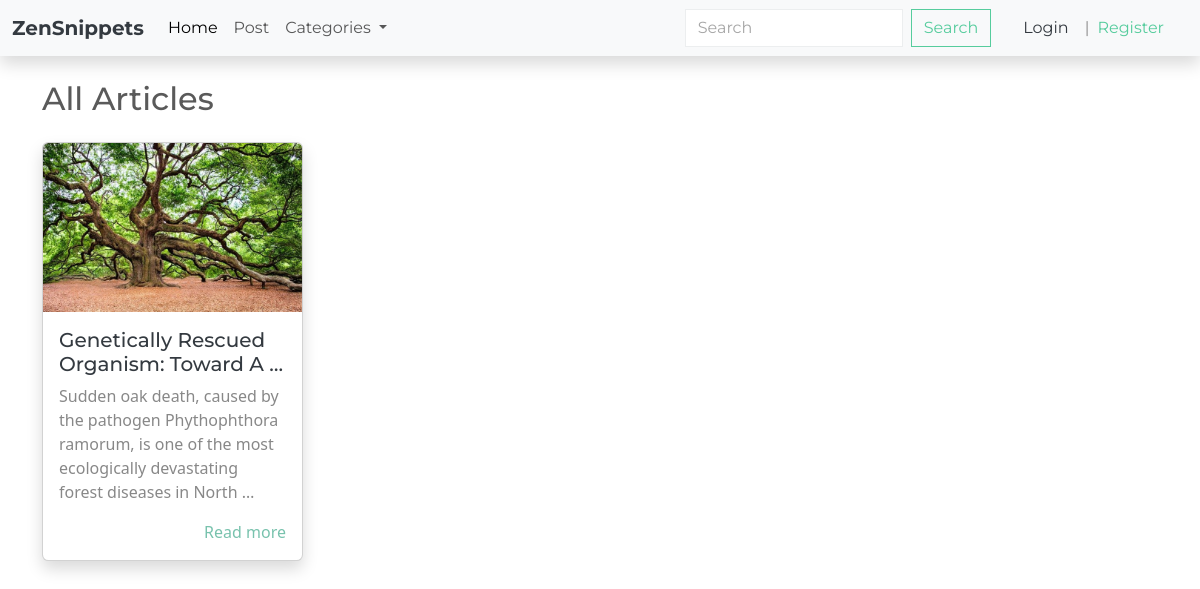
The app's page /, older data.
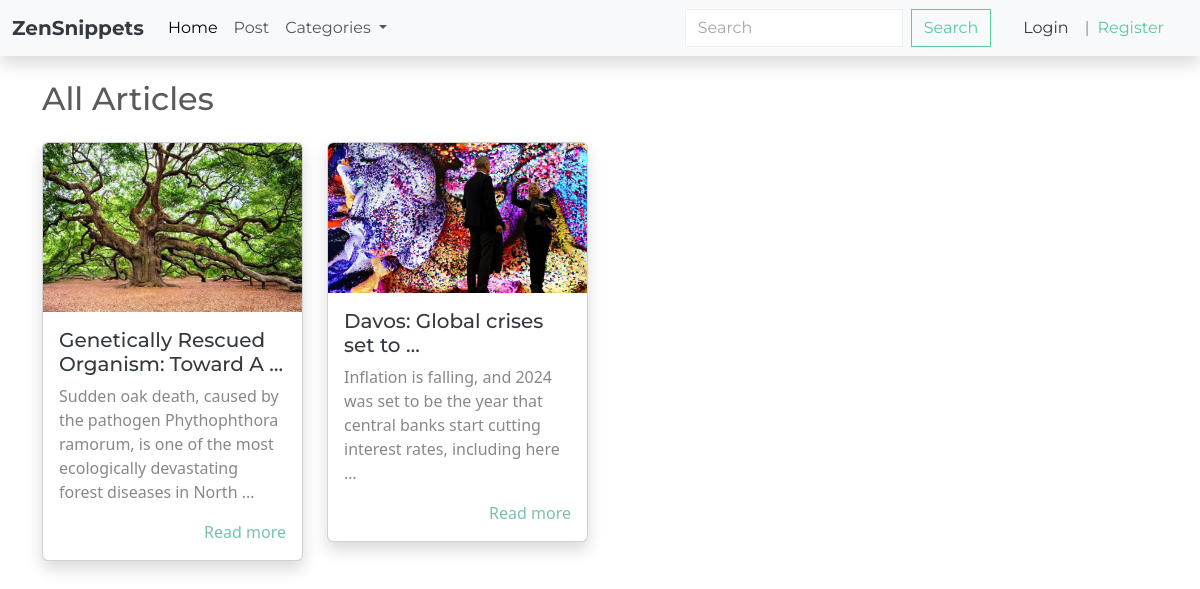
The same page, newer data.
### article/models.py (models this page shows, shortened)
class Article(models.Model):
    category = models.ForeignKey(Category, on_delete = models.CASCADE, default = 1 )
    title = models.CharField(max_length=100)
    content = models.TextField(max_length = 2000)
    img = models.ImageField(upload_to='article_images/', default= 'default_img.jpg')
    pub_date = models.DateField(auto_now= True)

### article/views.py (the view)
# urls.py: path('', index , name= 'index'),
def index(request):
    all_articles = Article.objects.all()
    context = {
        'articles': all_articles,
    }
    return render(request, 'article/index.html', context)

### article/models.py (called while the page is built)
    def __str__(self):
        return self.name

### article/views.py (called while the page is built)
def categories(request):
    categories = Category.objects.all()
    return {
        'categories': categories,
    }

### article/templates/article/index.html
{% extends "base.html" %}
{% block content %}
<div class="container">
    <h2 class="my-4">All Articles</h2>
    <div class="row row-cols-1 row-cols-md-2 row-cols-lg-3 row-cols-xl-4 g-4">
        {% for article in articles %}
        <div class="col">
            <div class="card shadow">
                <img src="{{ article.img.url }}" class="card-img-top" alt="...">
                <div class="card-body">
                    <h5 class="card-title text-dark">{{ article.title | truncatewords:5 }}</h5>
                    <p class="card-text">{{ article.content | truncatewords:20 }}</p>
                    <a href="{% url 'article:single_article' article.id %}" class="float-end text-decoration-none">Read more</a>
                </div>
            </div>
        </div>
        {% endfor %}
    </div>
</div>
{% endblock content %}

Row changes from the older to the newer data that the page shows:
added Article: img (picture), title "Davos: Global crises set to …", content "Inflation is falling, and 2024 was set to be the year that central banks start cutting interest rates, including here …"
